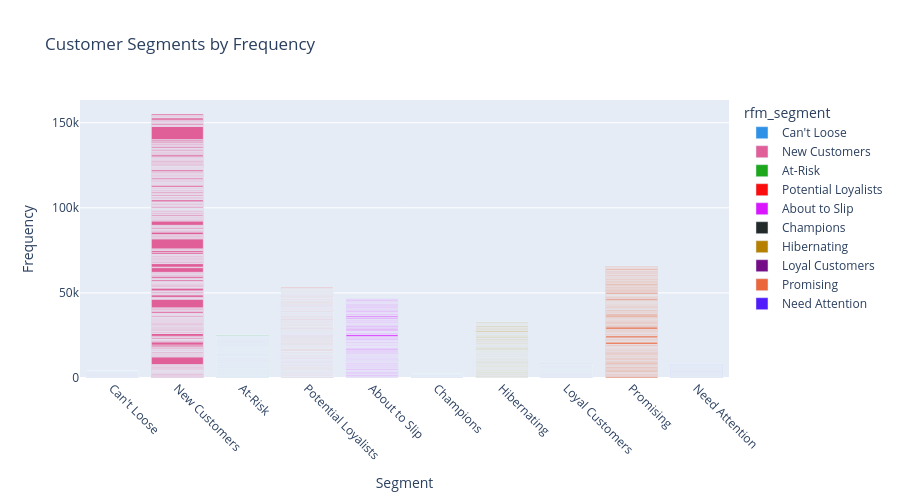

Notebook code cell kept with this figure:
### Code cell
# Customer Segments by Frequency
fig = px.bar(
    new_rfm,
    x="rfm_segment",
    y="Frequency",
    title="Customer Segments by Frequency",
    color="rfm_segment",
    color_discrete_sequence=px.colors.qualitative.Dark24
)

fig.update_layout(
    xaxis_title="Segment",
    yaxis_title="Frequency",
    xaxis_tickangle=45,
    width=900,
    height=500
)

fig.show()

### Figure 1 — Plotly figure (JSON) as saved in the notebook; plotly's stock layout.template omitted (floating-point values rounded to 4 significant figures; data arrays with more than 128 entries replaced by an {"elided": "..."} marker saying what was removed)
{"data": [{"hovertemplate": "rfm_segment=%{x}<br>Frequency=%{y}<extra></extra>", "legendgroup": "Can't Loose", "marker": {"color": "#2E91E5", "pattern": {"shape": ""}}, "name": "Can't Loose", "orientation": "v", "showlegend": true, "textposition": "auto", "type": "bar", "x": {"elided": "573 str values"}, "xaxis": "x", "y": {"elided": "573 int values"}, "yaxis": "y"}, {"hovertemplate": "rfm_segment=%{x}<br>Frequency=%{y}<extra></extra>", "legendgroup": "New Customers", "marker": {"color": "#E15F99", "pattern": {"shape": ""}}, "name": "New Customers", "orientation": "v", "showlegend": true, "textposition": "auto", "type": "bar", "x": {"elided": "398 str values"}, "xaxis": "x", "y": {"elided": "398 int values"}, "yaxis": "y"}, {"hovertemplate": "rfm_segment=%{x}<br>Frequency=%{y}<extra></extra>", "legendgroup": "At-Risk", "marker": {"color": "#1CA71C", "pattern": {"shape": ""}}, "name": "At-Risk", "orientation": "v", "showlegend": true, "textposition": "auto", "type": "bar", "x": {"elided": "857 str values"}, "xaxis": "x", "y": {"elided": "857 int values"}, "yaxis": "y"}, {"hovertemplate": "rfm_segment=%{x}<br>Frequency=%{y}<extra></extra>", "legendgroup": "Potential Loyalists", "marker": {"color": "#FB0D0D", "pattern": {"shape": ""}}, "name": "Potential Loyalists", "orientation": "v", "showlegend": true, "textposition": "auto", "type": "bar", "x": {"elided": "767 str values"}, "xaxis": "x", "y": {"elided": "767 int values"}, "yaxis": "y"}, {"hovertemplate": "rfm_segment=%{x}<br>Frequency=%{y}<extra></extra>", "legendgroup": "About to Slip", "marker": {"color": "#DA16FF", "pattern": {"shape": ""}}, "name": "About to Slip", "orientation": "v", "showlegend": true, "textposition": "auto", "type": "bar", "x": {"elided": "335 str values"}, "xaxis": "x", "y": {"elided": "335 int values"}, "yaxis": "y"}, {"hovertemplate": "rfm_segment=%{x}<br>Frequency=%{y}<extra></extra>", "legendgroup": "Champions", "marker": {"color": "#222A2A", "pattern": {"shape": ""}}, "name": "Champions", "orientation": "v", "showlegend": true, "textposition": "auto", "type": "bar", "x": {"elided": "137 str values"}, "xaxis": "x", "y": {"elided": "137 int values"}, "yaxis": "y"}, {"hovertemplate": "rfm_segment=%{x}<br>Frequency=%{y}<extra></extra>", "legendgroup": "Hibernating", "marker": {"color": "#B68100", "pattern": {"shape": ""}}, "name": "Hibernating", "orientation": "v", "showlegend": true, "textposition": "auto", "type": "bar", "x": {"elided": "305 str values"}, "xaxis": "x", "y": {"elided": "305 int values"}, "yaxis": "y"}, {"hovertemplate": "rfm_segment=%{x}<br>Frequency=%{y}<extra></extra>", "legendgroup": "Loyal Customers", "marker": {"color": "#750D86", "pattern": {"shape": ""}}, "name": "Loyal Customers", "orientation": "v", "showlegend": true, "textposition": "auto", "type": "bar", "x": {"elided": "546 str values"}, "xaxis": "x", "y": {"elided": "546 int values"}, "yaxis": "y"}, {"hovertemplate": "rfm_segment=%{x}<br>Frequency=%{y}<extra></extra>", "legendgroup": "Promising", "marker": {"color": "#EB663B", "pattern": {"shape": ""}}, "name": "Promising", "orientation": "v", "showlegend": true, "textposition": "auto", "type": "bar", "x": {"elided": "253 str values"}, "xaxis": "x", "y": {"elided": "253 int values"}, "yaxis": "y"}, {"hovertemplate": "rfm_segment=%{x}<br>Frequency=%{y}<extra></extra>", "legendgroup": "Need Attention", "marker": {"color": "#511CFB", "pattern": {"shape": ""}}, "name": "Need Attention", "orientation": "v", "showlegend": true, "textposition": "auto", "type": "bar", "x": {"elided": "201 str values"}, "xaxis": "x", "y": {"elided": "201 int values"}, "yaxis": "y"}], "layout": {"barmode": "relative", "height": 500, "legend": {"title": {"text": "rfm_segment"}, "tracegroupgap": 0}, "title": {"text": "Customer Segments by Frequency"}, "width": 900, "xaxis": {"anchor": "y", "categoryarray": ["Can't Loose", "New Customers", "At-Risk", "Potential Loyalists", "About to Slip", "Champions", "Hibernating", "Loyal Customers", "Promising", "Need Attention"], "categoryorder": "array", "domain": [0, 1], "tickangle": 45, "title": {"text": "Segment"}}, "yaxis": {"anchor": "x", "domain": [0, 1], "title": {"text": "Frequency"}}}}
